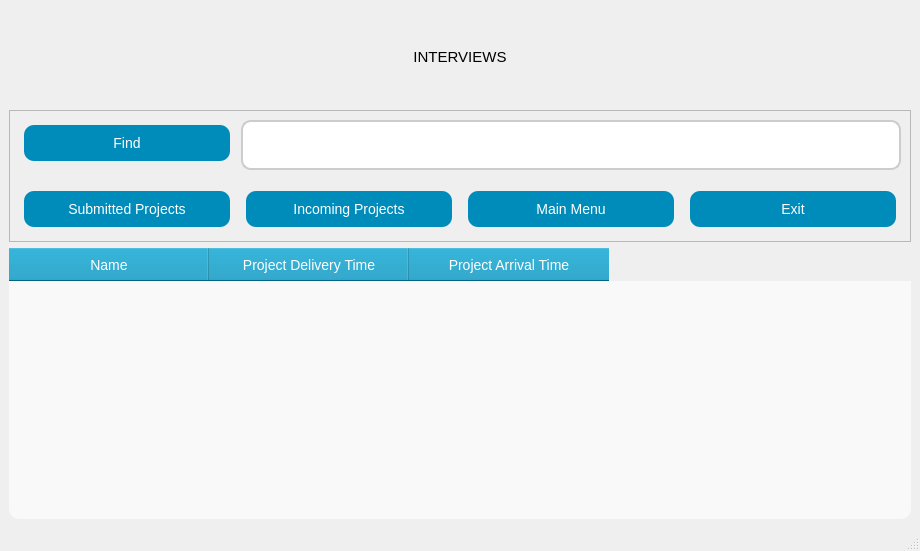
<?xml version="1.0" encoding="UTF-8"?>
<ui version="4.0">
 <class>interviews</class>
 <widget class="QMainWindow" name="interviews">
  <property name="windowModality">
   <enum>Qt::WindowModality::NonModal</enum>
  </property>
  <property name="enabled">
   <bool>true</bool>
  </property>
  <property name="geometry">
   <rect>
    <x>0</x>
    <y>0</y>
    <width>920</width>
    <height>551</height>
   </rect>
  </property>
  <property name="sizePolicy">
   <sizepolicy hsizetype="Preferred" vsizetype="Preferred">
    <horstretch>0</horstretch>
    <verstretch>0</verstretch>
   </sizepolicy>
  </property>
  <property name="minimumSize">
   <size>
    <width>0</width>
    <height>0</height>
   </size>
  </property>
  <property name="sizeIncrement">
   <size>
    <width>0</width>
    <height>0</height>
   </size>
  </property>
  <property name="baseSize">
   <size>
    <width>1228</width>
    <height>805</height>
   </size>
  </property>
  <property name="font">
   <font>
    <family>MS Shell Dlg 2</family>
    <pointsize>11</pointsize>
    <italic>false</italic>
    <bold>false</bold>
   </font>
  </property>
  <property name="windowTitle">
   <string>INTERVIEWS</string>
  </property>
  <property name="layoutDirection">
   <enum>Qt::LayoutDirection::LeftToRight</enum>
  </property>
  <property name="styleSheet">
   <string notr="true">QWidget {
	font: 11pt &quot;MS Shell Dlg 2&quot;;
    background: qlineargradient(spread:pad, x1:0, y1:0, x2:0, y2:1, 
        stop:0 rgba(173, 216, 230, 255), 
        stop:1 rgba(255, 255, 255, 255));
};

</string>
  </property>
  <widget class="QWidget" name="centralwidget">
   <property name="enabled">
    <bool>true</bool>
   </property>
   <layout class="QVBoxLayout" name="verticalLayout_2">
    <item>
     <widget class="QLabel" name="label">
      <property name="minimumSize">
       <size>
        <width>0</width>
        <height>95</height>
       </size>
      </property>
      <property name="styleSheet">
       <string notr="true">QLabel{
	
    padding: 10px;
    font-size: 16px;
font: 11pt &quot;MS Shell Dlg 2&quot;;
    border: 2px solid #ccc;
    border-radius: 10px;
    margin-bottom: 10px;
}

QLabel:hover {
    background-color: #007B9E;
}
QLabel:pressed {
    background-color: #005f73;
}border-radius: 10px;
background-color: #008CBA;</string>
      </property>
      <property name="text">
       <string>INTERVIEWS</string>
      </property>
      <property name="alignment">
       <set>Qt::AlignmentFlag::AlignCenter</set>
      </property>
     </widget>
    </item>
    <item>
     <widget class="QFrame" name="frame_mentor_preference">
      <property name="enabled">
       <bool>true</bool>
      </property>
      <property name="font">
       <font>
        <family>MS Shell Dlg 2</family>
        <pointsize>11</pointsize>
        <italic>false</italic>
        <bold>false</bold>
        <kerning>true</kerning>
       </font>
      </property>
      <property name="frameShape">
       <enum>QFrame::Shape::StyledPanel</enum>
      </property>
      <property name="frameShadow">
       <enum>QFrame::Shadow::Raised</enum>
      </property>
      <layout class="QGridLayout" name="gridLayout" columnstretch="0,0,0,0">
       <item row="2" column="3">
        <widget class="QPushButton" name="PB_interrview_exit">
         <property name="sizePolicy">
          <sizepolicy hsizetype="Preferred" vsizetype="Preferred">
           <horstretch>0</horstretch>
           <verstretch>0</verstretch>
          </sizepolicy>
         </property>
         <property name="cursor">
          <cursorShape>PointingHandCursor</cursorShape>
         </property>
         <property name="styleSheet">
          <string notr="true">QPushButton {
	font: 11pt &quot;MS Shell Dlg 2&quot;;
    background-color: #008CBA;
    color: white;
    padding: 10px;
    font-size: 14px;
font: 11pt &quot;MS Shell Dlg 2&quot;;
    border: none;
    border-radius: 10px;
    margin: 5px;
}
QPushButton:hover {
    background-color: #007B9E;
}
QPushButton:pressed {
    background-color: #005f73;
}
</string>
         </property>
         <property name="text">
          <string>Exit</string>
         </property>
         <property name="icon">
          <iconset>
           <normaloff>icons/power.svg</normaloff>icons/power.svg</iconset>
         </property>
         <property name="iconSize">
          <size>
           <width>50</width>
           <height>50</height>
          </size>
         </property>
        </widget>
       </item>
       <item row="2" column="2">
        <widget class="QPushButton" name="PB_preferences">
         <property name="sizePolicy">
          <sizepolicy hsizetype="Preferred" vsizetype="Preferred">
           <horstretch>0</horstretch>
           <verstretch>0</verstretch>
          </sizepolicy>
         </property>
         <property name="cursor">
          <cursorShape>PointingHandCursor</cursorShape>
         </property>
         <property name="styleSheet">
          <string notr="true">QPushButton {
	font: 11pt &quot;MS Shell Dlg 2&quot;;
    background-color: #008CBA;
    color: white;
    padding: 10px;
    font-size: 14px;
font: 11pt &quot;MS Shell Dlg 2&quot;;
    border: none;
    border-radius: 10px;
    margin: 5px;
}
QPushButton:hover {
    background-color: #007B9E;
}
QPushButton:pressed {
    background-color: #005f73;
}
</string>
         </property>
         <property name="text">
          <string>Main Menu</string>
         </property>
         <property name="icon">
          <iconset>
           <normaloff>icons/news.svg</normaloff>icons/news.svg</iconset>
         </property>
         <property name="iconSize">
          <size>
           <width>50</width>
           <height>50</height>
          </size>
         </property>
        </widget>
       </item>
       <item row="2" column="0">
        <widget class="QPushButton" name="pb_submittedProjects">
         <property name="sizePolicy">
          <sizepolicy hsizetype="Preferred" vsizetype="Preferred">
           <horstretch>0</horstretch>
           <verstretch>0</verstretch>
          </sizepolicy>
         </property>
         <property name="minimumSize">
          <size>
           <width>0</width>
           <height>0</height>
          </size>
         </property>
         <property name="cursor">
          <cursorShape>PointingHandCursor</cursorShape>
         </property>
         <property name="styleSheet">
          <string notr="true">QPushButton {
	font: 11pt &quot;MS Shell Dlg 2&quot;;
    background-color: #008CBA;
    color: white;
    padding: 10px;
    font-size: 14px;
font: 11pt &quot;MS Shell Dlg 2&quot;;
    border: none;
    border-radius: 10px;
    margin: 5px;
}
QPushButton:hover {
    background-color: #007B9E;
}
QPushButton:pressed {
    background-color: #005f73;
}
</string>
         </property>
         <property name="text">
          <string>Submitted Projects</string>
         </property>
         <property name="icon">
          <iconset>
           <normaloff>icons/maps.svg</normaloff>icons/maps.svg</iconset>
         </property>
         <property name="iconSize">
          <size>
           <width>50</width>
           <height>50</height>
          </size>
         </property>
        </widget>
       </item>
       <item row="0" column="0">
        <widget class="QPushButton" name="PB_interviews_find">
         <property name="sizePolicy">
          <sizepolicy hsizetype="Preferred" vsizetype="Preferred">
           <horstretch>0</horstretch>
           <verstretch>0</verstretch>
          </sizepolicy>
         </property>
         <property name="minimumSize">
          <size>
           <width>0</width>
           <height>0</height>
          </size>
         </property>
         <property name="cursor">
          <cursorShape>PointingHandCursor</cursorShape>
         </property>
         <property name="styleSheet">
          <string notr="true">QPushButton {
	font: 11pt &quot;MS Shell Dlg 2&quot;;
    background-color: #008CBA;
    color: white;
    padding: 10px;
    font-size: 14px;
font: 11pt &quot;MS Shell Dlg 2&quot;;
    border: none;
    border-radius: 10px;
    margin: 5px;
}
QPushButton:hover {
    background-color: #007B9E;
}
QPushButton:pressed {
    background-color: #005f73;
}
</string>
         </property>
         <property name="text">
          <string>Find</string>
         </property>
         <property name="icon">
          <iconset>
           <normaloff>icons/search-user.svg</normaloff>icons/search-user.svg</iconset>
         </property>
         <property name="iconSize">
          <size>
           <width>50</width>
           <height>50</height>
          </size>
         </property>
        </widget>
       </item>
       <item row="2" column="1">
        <widget class="QPushButton" name="pb_incomingprojects">
         <property name="sizePolicy">
          <sizepolicy hsizetype="Preferred" vsizetype="Preferred">
           <horstretch>0</horstretch>
           <verstretch>0</verstretch>
          </sizepolicy>
         </property>
         <property name="minimumSize">
          <size>
           <width>0</width>
           <height>0</height>
          </size>
         </property>
         <property name="cursor">
          <cursorShape>PointingHandCursor</cursorShape>
         </property>
         <property name="styleSheet">
          <string notr="true">QPushButton {
	font: 11pt &quot;MS Shell Dlg 2&quot;;
    background-color: #008CBA;
    color: white;
    padding: 10px;
    font-size: 14px;
font: 11pt &quot;MS Shell Dlg 2&quot;;
    border: none;
    border-radius: 10px;
    margin: 5px;
}
QPushButton:hover {
    background-color: #007B9E;
}
QPushButton:pressed {
    background-color: #005f73;
}
</string>
         </property>
         <property name="text">
          <string>Incoming Projects</string>
         </property>
         <property name="icon">
          <iconset>
           <normaloff>icons/refresh-page.svg</normaloff>icons/refresh-page.svg</iconset>
         </property>
         <property name="iconSize">
          <size>
           <width>50</width>
           <height>50</height>
          </size>
         </property>
        </widget>
       </item>
       <item row="0" column="1" rowspan="2" colspan="3">
        <widget class="QLineEdit" name="lineEdit">
         <property name="minimumSize">
          <size>
           <width>0</width>
           <height>60</height>
          </size>
         </property>
         <property name="styleSheet">
          <string notr="true">QLineEdit {
    padding: 10px;
    font-size: 16px;
    border: 2px solid #ccc;
    border-radius: 10px;
    margin-bottom: 10px;
}

QPushButton:hover {
    background-color: #007B9E;
}
QPushButton:pressed {
    background-color: #005f73;
}
</string>
         </property>
        </widget>
       </item>
      </layout>
     </widget>
    </item>
    <item>
     <widget class="QTableWidget" name="tw_interviews">
      <property name="layoutDirection">
       <enum>Qt::LayoutDirection::LeftToRight</enum>
      </property>
      <property name="autoFillBackground">
       <bool>false</bool>
      </property>
      <property name="styleSheet">
       <string notr="true">QTableWidget {
	
    font-size: 14px;
font: 11pt &quot;MS Shell Dlg 2&quot;;
    background-color: #f9f9f9;
    alternate-background-color: #e0e0e0;
    gridline-color: #ccc;
    border-radius: 10px;
}
QHeaderView::section {
    background-color: #008CBA;
    color: white;
    padding: 5px;
    font-size: 14px;
font: 11pt &quot;MS Shell Dlg 2&quot;;
}</string>
      </property>
      <property name="autoScrollMargin">
       <number>16</number>
      </property>
      <attribute name="horizontalHeaderCascadingSectionResizes">
       <bool>false</bool>
      </attribute>
      <attribute name="horizontalHeaderMinimumSectionSize">
       <number>22</number>
      </attribute>
      <attribute name="horizontalHeaderDefaultSectionSize">
       <number>200</number>
      </attribute>
      <column>
       <property name="text">
        <string>Name</string>
       </property>
       <property name="font">
        <font>
         <pointsize>12</pointsize>
        </font>
       </property>
      </column>
      <column>
       <property name="text">
        <string>Project Delivery Time</string>
       </property>
       <property name="font">
        <font>
         <pointsize>12</pointsize>
        </font>
       </property>
      </column>
      <column>
       <property name="text">
        <string>Project Arrival Time</string>
       </property>
       <property name="font">
        <font>
         <pointsize>12</pointsize>
        </font>
       </property>
      </column>
     </widget>
    </item>
   </layout>
  </widget>
  <widget class="QStatusBar" name="statusbar"/>
 </widget>
 <resources/>
 <connections/>
</ui>
